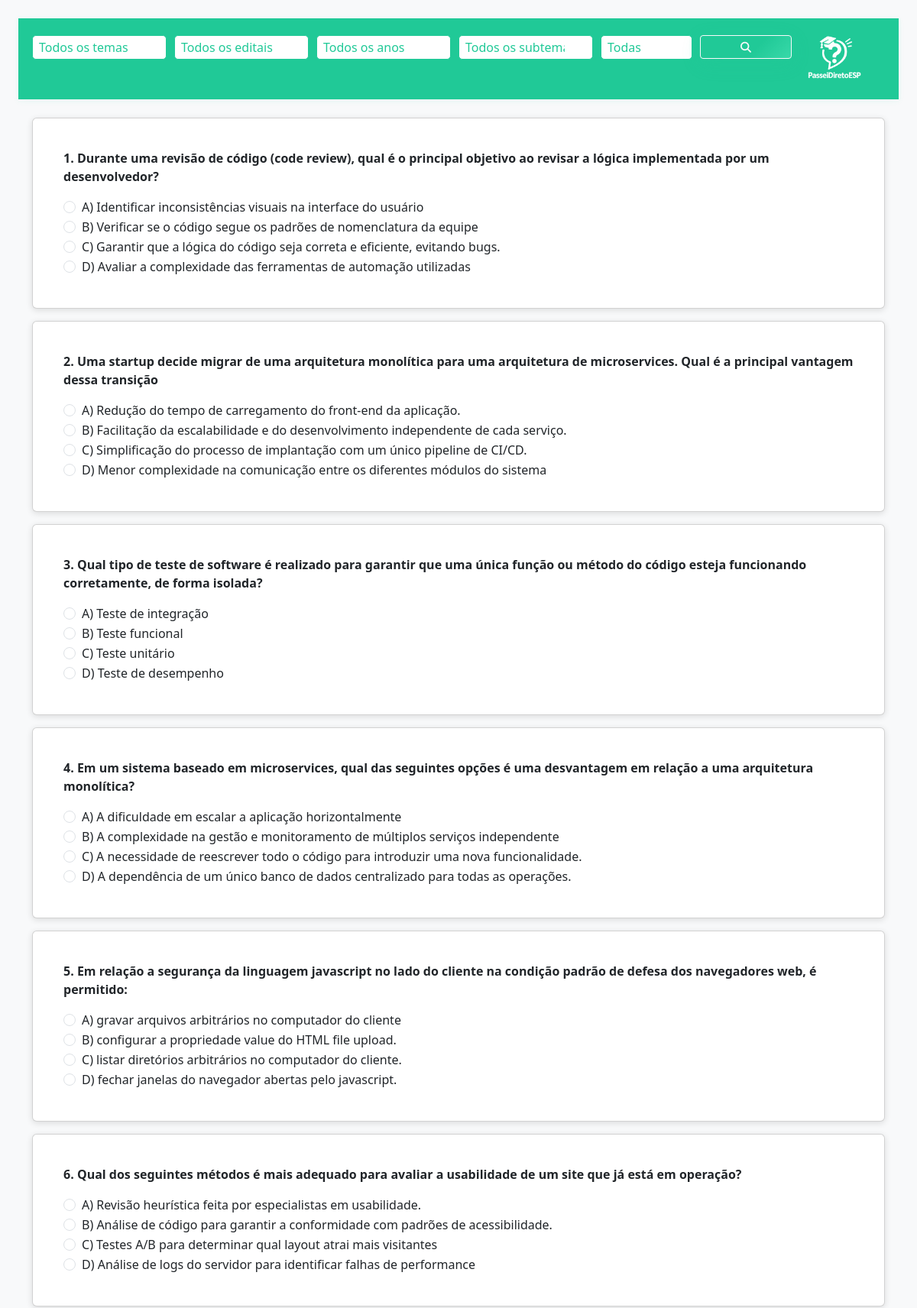
The page / (upper part) on the database its author committed.
### tables this page shows
CREATE TABLE `perguntas` (
  `id` int(11) NOT NULL,
  `pergunta` text NOT NULL,
  `alternativa_a` text NOT NULL,
  `alternativa_b` text NOT NULL,
  `alternativa_c` text NOT NULL,
  `alternativa_d` text NOT NULL,
  `correta` char(1) NOT NULL,
  `ano_edital` int(11) NOT NULL DEFAULT 2024,
  `numero_edital` varchar(20) NOT NULL DEFAULT '001/2024',
  `temas` text NOT NULL DEFAULT 'Tema não especificado',
  `sub_temas` text NOT NULL DEFAULT 'Subtema não especificado'
);

### index.php (the view, shortened to what this page needs)
<?php
require 'db.php';
$tema = isset($_GET['tema']) ? trim($_GET['tema']) : '';
$numero_edital = isset($_GET['numero_edital']) ? trim($_GET['numero_edital']) : '';
$ano_edital = isset($_GET['ano_edital']) ? trim($_GET['ano_edital']) : '';
$sub_tema = isset($_GET['sub_tema']) ? trim($_GET['sub_tema']) : '';
$qtd_questoes = isset($_GET['qtd_questoes']) ? (int)$_GET['qtd_questoes'] : '';
$params = [];
$sql = "SELECT * FROM perguntas";
$sql .= " ORDER BY RAND()";
$stmt = $pdo->prepare($sql);
$stmt->execute($params);
$perguntas = $stmt->fetchAll(PDO::FETCH_ASSOC);
?>
<!DOCTYPE html>
<html lang="pt-BR">
<head>
    <link rel="stylesheet" href="style.css">
    <link href="https://cdn.jsdelivr.net/npm/bootstrap@5.3.0/dist/css/bootstrap.min.css" rel="stylesheet">
    <link rel="stylesheet" href="https://cdnjs.cloudflare.com/ajax/libs/font-awesome/6.4.2/css/all.min.css">
</head>
<body class="bg-light p-4">
<nav class="navbar navbar-expand-lg navbar-dark">
  <div class="container d-flex align-items-center">
    <form class="d-flex me-3" method="get" action="" style="gap: 4px;">
      <select class="form-select form-select-sm" name="tema" aria-label="Buscar por tema">
        <option value="todos" <?= $tema === 'todos' || $tema === '' ? 'selected' : '' ?>>Todos os temas</option>
      </select>
      <select class="form-select form-select-sm" name="numero_edital" aria-label="Buscar por edital">
        <option value="todos" <?= $numero_edital === 'todos' || $numero_edital === '' ? 'selected' : '' ?>>Todos os editais</option>
      </select>
      <select class="form-select form-select-sm" name="ano_edital" aria-label="Buscar por ano">
        <option value="todos" <?= $ano_edital === 'todos' || $ano_edital === '' ? 'selected' : '' ?>>Todos os anos</option>
      </select>
      <select class="form-select form-select-sm" name="sub_tema" aria-label="Buscar por subtema">
        <option value="todos" <?= $sub_tema === 'todos' || $sub_tema === '' ? 'selected' : '' ?>>Todos os subtemas</option>
      </select>
      <select class="form-select form-select-sm" name="qtd_questoes" aria-label="Quantidade de questões">
        <option value="0" <?= $qtd_questoes === 0 ? 'selected' : '' ?>>Todas</option>
      </select>
      <button class="btn btn-outline-light btn-sm" type="submit" title="Buscar">
        <i class="fas fa-search"></i>
      </button>
    </form>
    <a class="navbar-brand d-flex align-items-center" href="#">
      <img src="img/passeiDiretoEspLogo.png" class="navbar-logo" alt="PasseiDiretoESP">
    </a>
  </div>
</nav>
<div class="container">
    <form method="post" action="resultado.php">
        <?php foreach ($perguntas as $index => $p): ?>
            <div class="card mb-3">
                <div class="card-body">
                    <p><strong><?= $index + 1 ?>. <?= htmlspecialchars($p['pergunta']) ?></strong></p>
                    <?php foreach (["a","b","c","d"] as $letra): ?>
                        <div class="form-check">
                            <input class="form-check-input" type="radio" name="respostas[<?= $p['id'] ?>]" value="<?= strtoupper($letra) ?>" required>
                            <label class="form-check-label">
                                <?= strtoupper($letra) ?>) <?= htmlspecialchars($p["alternativa_" . $letra]) ?>
                            </label>
                        </div>
                    <?php endforeach; ?>
                </div>
            </div>
        <?php endforeach; ?>
    </form>
</div>
</body>
</html>

### style.css (style rules this page uses)
body { background-color: #f7fafc; min-height: 100vh; min-width: 100vw; width: 100vw; height: 100vh; box-sizing: border-box; padding: 20px; padding-top: 72px; padding-bottom: 80px; font-family: 'Segoe UI', Arial, sans-serif; margin: 0; overflow-x: hidden; }
.card { box-shadow: 0 2px 8px rgba(0,0,0,0.12); border-radius: 12px; background: #fff; padding: 24px; margin-bottom: 20px; transition: box-shadow 0.3s; }
.btn { border-radius: 1px; background: linear-gradient(135deg, #20c997 60%, #38d9a9 100%); color: #fff; border: none; box-shadow: 0 6px 24px rgba(32,201,151,0.18); cursor: pointer; display: inline-block; font-size: 1.1rem; transition: background 0.2s, box-shadow 0.2s, transform 0.18s; padding: 10px 10px; min-width: 120px; height: auto; align-items: center; justify-content: center; margin-bottom: 32px; }
.navbar { background: #20c997 !important; position: fixed; top: 0; left: 0; width: 100%; z-index: 1000; box-shadow: 0 2px 8px rgba(32,201,151,0.08); }
.navbar-logo { height: 80px; width: auto; margin-right: 10px; display: inline-block; vertical-align: middle; }
form .form-select[name="tema"] { min-width: 100px; max-width: 500px; border-radius: 5px; border: 1px solid #20c997; background: #fff; color: #20c997; font-size: 1rem; margin-right: 6px; transition: border-color 0.2s; height: 32px; padding-top: 2px; padding-bottom: 2px; }
form .form-select[name="numero_edital"] { min-width: 100px; max-width: 200px; border-radius: 5px; border: 1px solid #20c997; background: #fff; color: #20c997; font-size: 1rem; margin-right: 6px; transition: border-color 0.2s; height: 32px; padding-top: 2px; padding-bottom: 2px; }
form .form-select[name="ano_edital"] { min-width: 120px; max-width: 200px; border-radius: 5px; border: 1px solid #20c997; background: #fff; color: #20c997; font-size: 1rem; margin-right: 6px; transition: border-color 0.2s; height: 32px; padding-top: 2px; padding-bottom: 2px; }
form .form-select[name="sub_tema"] { min-width: 120px; max-width: 220px; border-radius: 5px; border: 1px solid #20c997; background: #fff; color: #20c997; font-size: 1rem; margin-right: 6px; transition: border-color 0.2s; height: 32px; padding-top: 2px; padding-bottom: 2px; }
form .form-select[name="qtd_questoes"] { min-width: 90px; max-width: 120px; border-radius: 5px; border: 1px solid #20c997; background: #fff; color: #20c997; font-size: 1rem; margin-right: 6px; transition: border-color 0.2s; height: 32px; padding-top: 2px; padding-bottom: 2px; }
.container { width: 100%; max-width: 100vw; padding-left: 0; padding-right: 0; margin-left: 0; margin-right: 0; }

### rows shown on the page
perguntas: pergunta "Durante uma revisão de código (code review), qual é o principal objetivo ao revisar a lógica implementada por um desenvolvedor?", letra "A", alternativa_a "Identificar inconsistências visuais na interface do usuário", letra "B", alternativa_b "Verificar se o código segue os padrões de nomenclatura da equipe", letra "C", alternativa_c "Garantir que a lógica do código seja correta e eficiente, evitando bugs.", letra "D", alternativa_d "Avaliar a complexidade das ferramentas de automação utilizadas"
perguntas: pergunta "Uma startup decide migrar de uma arquitetura monolítica para uma arquitetura de microservices. Qual é a principal vantagem dessa transição", letra "A", alternativa_a "Redução do tempo de carregamento do front-end da aplicação.", letra "B", alternativa_b "Facilitação da escalabilidade e do desenvolvimento independente de cada serviço.", letra "C", alternativa_c "Simplificação do processo de implantação com um único pipeline de CI/CD.", letra "D", alternativa_d "Menor complexidade na comunicação entre os diferentes módulos do sistema"
perguntas: pergunta "Qual tipo de teste de software é realizado para garantir que uma única função ou método do código esteja funcionando corretamente, de forma isolada?", letra "A", alternativa_a "Teste de integração", letra "B", alternativa_b "Teste funcional", letra "C", alternativa_c "Teste unitário", letra "D", alternativa_d "Teste de desempenho"
perguntas: pergunta "Em um sistema baseado em microservices, qual das seguintes opções é uma desvantagem em relação a uma arquitetura monolítica?", letra "A", alternativa_a "A dificuldade em escalar a aplicação horizontalmente", letra "B", alternativa_b "A complexidade na gestão e monitoramento de múltiplos serviços independente", letra "C", alternativa_c "A necessidade de reescrever todo o código para introduzir uma nova funcionalidade.", letra "D", alternativa_d "A dependência de um único banco de dados centralizado para todas as operações."
perguntas: pergunta "Em relação a segurança da linguagem javascript no lado do cliente na condição padrão de defesa dos navegadores web, é permitido:", letra "A", alternativa_a "gravar arquivos arbitrários no computador do cliente", letra "B", alternativa_b "configurar a propriedade value do HTML file upload.", letra "C", alternativa_c "listar diretórios arbitrários no computador do cliente.", letra "D", alternativa_d "fechar janelas do navegador abertas pelo javascript."
perguntas: pergunta "Qual dos seguintes métodos é mais adequado para avaliar a usabilidade de um site que já está em operação?", letra "A", alternativa_a "Revisão heurística feita por especialistas em usabilidade.", letra "B", alternativa_b "Análise de código para garantir a conformidade com padrões de acessibilidade.", letra "C", alternativa_c "Testes A/B para determinar qual layout atrai mais visitantes", letra "D", alternativa_d "Análise de logs do servidor para identificar falhas de performance"
